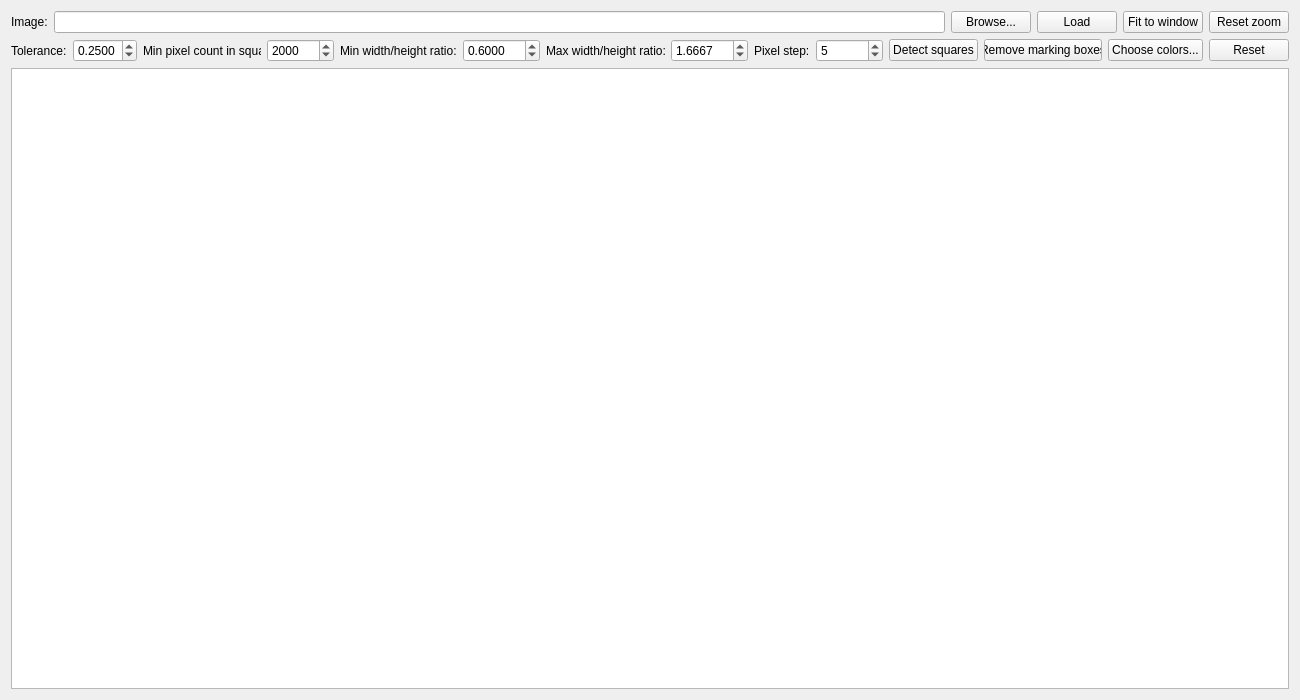
<?xml version="1.0" encoding="UTF-8"?>
<ui version="4.0">
 <class>MainWindow</class>
 <widget class="QMainWindow" name="MainWindow">
  <property name="geometry">
   <rect>
    <x>0</x>
    <y>0</y>
    <width>1300</width>
    <height>700</height>
   </rect>
  </property>
  <property name="minimumSize">
   <size>
    <width>1300</width>
    <height>500</height>
   </size>
  </property>
  <property name="windowTitle">
   <string>ColoredSquareDetector</string>
  </property>
  <widget class="QWidget" name="centralWidget">
   <layout class="QVBoxLayout" name="verticalLayout">
    <item>
     <layout class="QHBoxLayout" name="horizontalLayout">
      <item>
       <widget class="QLabel" name="label">
        <property name="text">
         <string>Image:</string>
        </property>
       </widget>
      </item>
      <item>
       <widget class="QLineEdit" name="pathBox"/>
      </item>
      <item>
       <widget class="QPushButton" name="browseBtn">
        <property name="text">
         <string>Browse...</string>
        </property>
       </widget>
      </item>
      <item>
       <widget class="QPushButton" name="loadBtn">
        <property name="text">
         <string>Load</string>
        </property>
       </widget>
      </item>
      <item>
       <widget class="QPushButton" name="fitToWindowBtn">
        <property name="text">
         <string>Fit to window</string>
        </property>
       </widget>
      </item>
      <item>
       <widget class="QPushButton" name="resetZoomBtn">
        <property name="text">
         <string>Reset zoom</string>
        </property>
       </widget>
      </item>
     </layout>
    </item>
    <item>
     <layout class="QHBoxLayout" name="horizontalLayout_2">
      <item>
       <widget class="QLabel" name="label_2">
        <property name="text">
         <string>Tolerance:</string>
        </property>
       </widget>
      </item>
      <item>
       <widget class="QDoubleSpinBox" name="toleranceBox">
        <property name="decimals">
         <number>4</number>
        </property>
        <property name="minimum">
         <double>0.000100000000000</double>
        </property>
        <property name="maximum">
         <double>1.000000000000000</double>
        </property>
        <property name="singleStep">
         <double>0.050000000000000</double>
        </property>
        <property name="value">
         <double>0.250000000000000</double>
        </property>
       </widget>
      </item>
      <item>
       <widget class="QLabel" name="label_3">
        <property name="text">
         <string>Min pixel count in square:</string>
        </property>
       </widget>
      </item>
      <item>
       <widget class="QSpinBox" name="minPixelCountInSquareBox">
        <property name="minimum">
         <number>5</number>
        </property>
        <property name="maximum">
         <number>999999</number>
        </property>
        <property name="value">
         <number>2000</number>
        </property>
       </widget>
      </item>
      <item>
       <widget class="QLabel" name="label_4">
        <property name="text">
         <string>Min width/height ratio:</string>
        </property>
       </widget>
      </item>
      <item>
       <widget class="QDoubleSpinBox" name="minWidthHeightRatioBox">
        <property name="decimals">
         <number>4</number>
        </property>
        <property name="minimum">
         <double>0.000100000000000</double>
        </property>
        <property name="maximum">
         <double>999.000000000000000</double>
        </property>
        <property name="singleStep">
         <double>0.100000000000000</double>
        </property>
        <property name="value">
         <double>0.600000000000000</double>
        </property>
       </widget>
      </item>
      <item>
       <widget class="QLabel" name="label_5">
        <property name="text">
         <string>Max width/height ratio:</string>
        </property>
       </widget>
      </item>
      <item>
       <widget class="QDoubleSpinBox" name="maxWidthHeightRatioBox">
        <property name="decimals">
         <number>4</number>
        </property>
        <property name="minimum">
         <double>0.000100000000000</double>
        </property>
        <property name="maximum">
         <double>999.000000000000000</double>
        </property>
        <property name="singleStep">
         <double>0.100000000000000</double>
        </property>
        <property name="value">
         <double>1.666700000000000</double>
        </property>
       </widget>
      </item>
      <item>
       <widget class="QLabel" name="label_6">
        <property name="text">
         <string>Pixel step:</string>
        </property>
       </widget>
      </item>
      <item>
       <widget class="QSpinBox" name="pixelStepBox">
        <property name="minimum">
         <number>1</number>
        </property>
        <property name="maximum">
         <number>999999</number>
        </property>
        <property name="value">
         <number>5</number>
        </property>
       </widget>
      </item>
      <item>
       <widget class="QPushButton" name="detectSquaresBtn">
        <property name="text">
         <string>Detect squares</string>
        </property>
       </widget>
      </item>
      <item>
       <widget class="QPushButton" name="removeMarkingBoxesBtn">
        <property name="text">
         <string>Remove marking boxes</string>
        </property>
       </widget>
      </item>
      <item>
       <widget class="QPushButton" name="chooseColorsBtn">
        <property name="text">
         <string>Choose colors...</string>
        </property>
       </widget>
      </item>
      <item>
       <widget class="QPushButton" name="resetBtn">
        <property name="text">
         <string>Reset</string>
        </property>
       </widget>
      </item>
      <item>
       <spacer name="horizontalSpacer">
        <property name="orientation">
         <enum>Qt::Horizontal</enum>
        </property>
        <property name="sizeHint" stdset="0">
         <size>
          <width>40</width>
          <height>20</height>
         </size>
        </property>
       </spacer>
      </item>
     </layout>
    </item>
    <item>
     <widget class="GraphicsViewEx" name="graphicsView"/>
    </item>
   </layout>
  </widget>
 </widget>
 <layoutdefault spacing="6" margin="11"/>
 <customwidgets>
  <customwidget>
   <class>GraphicsViewEx</class>
   <extends>QGraphicsView</extends>
   <header>graphicsviewex.h</header>
  </customwidget>
 </customwidgets>
 <resources/>
 <connections/>
</ui>
